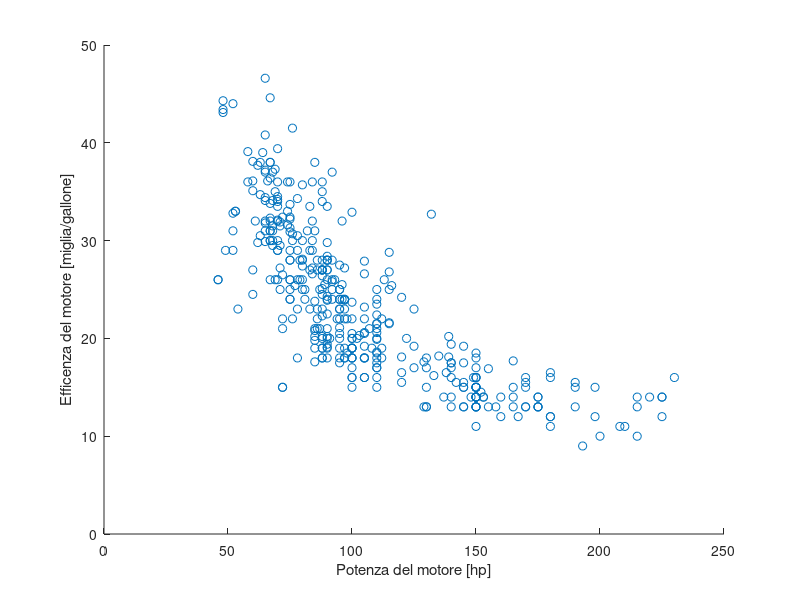

MATLAB code for this plot:
% Script MATLAB per leggere e rappresentare un dataset
% di Simone Fiori (DII-UnivPM)

% Inizializzazione
close all; clc

% Lettura del file di dati
load car_data.txt
miles_per_gallon = car_data(:,1);
horse_power = car_data(:,2);

% Rappresentazione dei dati
scatter(horse_power,miles_per_gallon)
xlabel('Potenza del motore [hp]')
ylabel('Efficenza del motore [miglia/gallone]')
